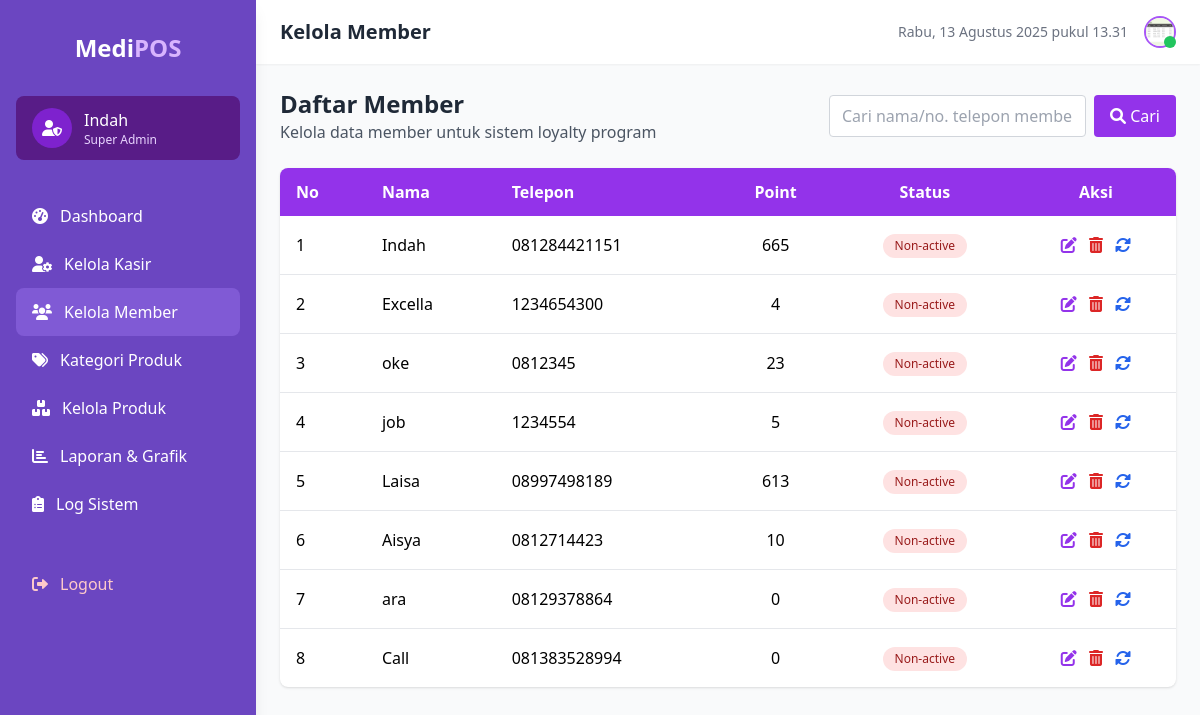
The app's page /admin/manage_member.php (signed in) with its own data.
### tables this page shows
CREATE TABLE `member` (
  `id` int(11) NOT NULL,
  `name` varchar(100) NOT NULL,
  `phone` varchar(20) NOT NULL,
  `point` int(11) NOT NULL DEFAULT 0,
  `status` enum('active','non-active') NOT NULL,
  `last_active` timestamp NOT NULL DEFAULT current_timestamp() ON UPDATE current_timestamp(),
  `inactive_duration` int(11) DEFAULT 30,
  `duration_unit` enum('MINUTE','HOUR','DAY','MONTH') DEFAULT 'DAY'
);

### admin/manage_member.php (the view, shortened to what this page needs)
<?php
include '../service/connection.php';
$email = $_SESSION['email'];
$query = mysqli_query($conn, "SELECT * FROM admin WHERE email = '$email'");
$admin = mysqli_fetch_assoc($query);
$username = $admin['username'];
$image = !empty($admin['image']) ? '../uploads/' . $admin['image'] : 'default.jpg';
$search = isset($_GET['search']) ? trim($_GET['search']) : '';
if ($search !== '') {
    $query = "SELECT * FROM member WHERE name LIKE ? OR phone LIKE ? ORDER BY id ASC";
    $stmt = $conn->prepare($query);
    $search_param = "%$search%";
    $stmt->bind_param("ss", $search_param, $search_param);
    $stmt->execute();
    $result = $stmt->get_result();
    if ($result) {
        $members = $result->fetch_all(MYSQLI_ASSOC);
    } else {
        $members = [];
    }
    $stmt->close();
} else {
    $query = "SELECT * FROM member ORDER BY id ASC";
    $result = mysqli_query($conn, $query);
    if ($result) {
        $members = mysqli_fetch_all($result, MYSQLI_ASSOC);
    } else {
        $members = [];
    }
}
?>
<!DOCTYPE html>
<html lang="en">
<head>
    <script src="https://cdn.tailwindcss.com"></script>
    <link href="https://cdnjs.cloudflare.com/ajax/libs/font-awesome/6.0.0-beta3/css/all.min.css" rel="stylesheet">
</head>
<body class="bg-gray-50">
    <div class="flex h-screen">
        <div class="sidebar w-64 px-4 py-8 shadow-lg fixed h-full">
            <div class="flex items-center justify-center mb-8">
                <h1 class="text-2xl font-bold">
                    <span class="text-white">Medi</span><span class="text-purple-300">POS</span>
                </h1>
            </div>
            <div class="flex items-center px-4 py-3 mb-6 rounded-lg bg-purple-900">
                <div class="w-10 h-10 rounded-full bg-purple-700 flex items-center justify-center">
                    <i class="fas fa-user-shield text-white"></i>
                </div>
                <div class="ml-3">
                    <p class="font-medium text-white"><?= htmlspecialchars($username) ?></p>
                    <p class="text-xs text-purple-200">Super Admin</p>
                </div>
            </div>
            <nav class="mt-8">
                <a href="dashboard.php" class="flex items-center px-4 py-3 rounded-lg hover:bg-purple-800">
                    <i class="fas fa-tachometer-alt mr-3"></i>
                    Dashboard
                </a>
                <a href="manage_admin.php" class="flex items-center px-4 py-3 rounded-lg hover:bg-purple-800">
                    <i class="fas fa-user-cog mr-3"></i>
                    Kelola Kasir
                </a>
                <a href="manage_member.php" class="flex items-center px-4 py-3 rounded-lg nav-active">
                    <i class="fas fa-users mr-3"></i>
                    Kelola Member
                </a>
                <a href="manage_category.php" class="flex items-center px-4 py-3 rounded-lg hover:bg-purple-800">
                    <i class="fas fa-tags mr-3"></i>
                    Kategori Produk
                </a>
                <a href="manage_product.php" class="flex items-center px-4 py-3 rounded-lg hover:bg-purple-800">
                    <i class="fas fa-boxes mr-3"></i>
                    Kelola Produk
                </a>
                <a href="reports.php" class="flex items-center px-4 py-3 rounded-lg hover:bg-purple-800">
                    <i class="fas fa-chart-bar mr-3"></i>
                    Laporan & Grafik
                </a>
                <a href="system_logs.php" class="flex items-center px-4 py-3 rounded-lg hover:bg-purple-800">
                    <i class="fas fa-clipboard-list mr-3"></i>
                    Log Sistem
                </a>
                <a href="../service/logout.php" class="flex items-center px-4 py-3 rounded-lg hover:bg-purple-800 mt-8 text-red-200">
                    <i class="fas fa-sign-out-alt mr-3"></i>
                    Logout
                </a>
            </nav>
        </div>
        <div class="ml-64 flex-1 overflow-y-auto">
            <header class="bg-white shadow-sm">
                <div class="flex justify-between items-center px-6 py-4">
                    <h2 class="text-xl font-semibold text-gray-800">Kelola Member</h2>
                    <div class="flex items-center space-x-4">
                        <span class="text-sm text-gray-500" id="currentDateTime"></span>
                        <div class="relative">
                            <img src="<?= $image ?>"
                                alt="Profile"
                                class="w-8 h-8 rounded-full border-2 border-purple-500">
                            <span class="absolute bottom-0 right-0 w-3 h-3 bg-green-500 rounded-full"></span>
                        </div>
                    </div>
                </div>
            </header>
            <main class="p-6">
                <div class="flex justify-between items-center mb-6">
                    <div>
                        <h2 class="text-2xl font-bold text-gray-800">Daftar Member</h2>
                        <p class="text-gray-600">Kelola data member untuk sistem loyalty program</p>
                    </div>
                    <form method="GET" class="flex gap-2">
                        <input type="text" name="search" value="<?= htmlspecialchars($search ?? '') ?>" placeholder="Cari nama/no. telepon member..." class="form-input px-3 py-2 rounded border border-gray-300 focus:outline-none focus:ring">
                        <button type="submit" class="px-4 py-2 bg-purple-600 text-white rounded hover:bg-purple-700"><i class="fas fa-search"></i> Cari</button>
                    </form>
                </div>
                <div class="bg-white rounded-lg shadow overflow-hidden">
                    <div class="overflow-x-auto">
                        <table class="w-full">
                            <thead class="bg-purple-600 text-white">
                                <tr>
                                    <th class="py-3 px-4 text-left">No</th>
                                    <th class="py-3 px-4 text-left">Nama</th>
                                    <th class="py-3 px-4 text-left">Telepon</th>
                                    <th class="py-3 px-4 text-center">Point</th>
                                    <th class="py-3 px-4 text-center">Status</th>
                                    <th class="py-3 px-4 text-center">Aksi</th>
                                </tr>
                            </thead>
                            <tbody class="divide-y divide-gray-200">
                                <?php if (!empty($members)): ?>
                                    <?php foreach ($members as $index => $member): ?>
                                        <tr class="hover:bg-purple-50">
                                            <td class="py-4 px-4"><?= $index + 1 ?></td>
                                            <td class="py-4 px-4 font-medium"><?= htmlspecialchars($member['name']) ?></td>
                                            <td class="py-4 px-4"><?= htmlspecialchars($member['phone']) ?></td>
                                            <td class="py-4 px-4 text-center"><?= number_format($member['point']) ?></td>
                                            <td class="py-4 px-4 text-center">
                                                <span class="inline-block px-3 py-1 rounded-full text-xs <?= $member['status'] == 'active' ? 'badge-active' : 'badge-inactive' ?>">
                                                    <?= ucfirst($member['status']) ?>
                                                </span>
                                            </td>
                                            <td class="py-4 px-4 text-center space-x-2">
                                                <a href="manage_member.php?edit=<?= $member['id'] ?>" class="inline-block text-purple-600 hover:text-purple-800" title="Edit">
                                                    <i class="fas fa-edit"></i>
                                                </a>
                                                <form action="proses_member.php" method="POST" class="inline" onsubmit="return confirm('Apakah Anda yakin ingin menghapus member ini?')">
                                                    <button type="submit" name="hapus"
                                                        class="text-red-600 hover:text-red-800 <?= $member['status'] == 'active' ? 'opacity-50 cursor-not-allowed' : '' ?>"
                                                        title="Hapus"
                                                        <?= $member['status'] == 'active' ? 'disabled' : '' ?>>
                                                        <i class="fas fa-trash-alt"></i>
                                                    </button>
                                                </form>
                                                <?php if ($member['status'] == 'non-active'): ?>
                                                    <form action="proses_member.php" method="POST" class="inline">
                                                        <button type="submit" name="activate" class="text-blue-600 hover:text-blue-800" title="Aktifkan">
                                                            <i class="fas fa-sync-alt"></i>
                                                        </button>
                                                    </form>
                                                <?php endif; ?>
                                            </td>
                                        </tr>
                                    <?php endforeach; ?>
                                <?php endif; ?>
                            </tbody>
                        </table>
                    </div>
                </div>
            </main>
        </div>
    </div>
</body>
</html>

### admin/manage_member.php (style rules this page uses)
body { font-family: 'Segoe UI', Tahoma, Geneva, Verdana, sans-serif; background-color: #f8fafc; }
.sidebar { background-color: #6b46c1; color: white; }
.nav-active { background-color: #805ad5; }
.badge-inactive { background-color: #fee2e2; color: #991b1b; }

### records on screen
member: name "Indah", phone "081284421151", point "665", status "Non-active"
member: name "Excella", phone "1234654300", point "4", status "Non-active"
member: name "oke", phone "0812345", point "23", status "Non-active"
member: name "job", phone "1234554", point "5", status "Non-active"
member: name "Laisa", phone "08997498189", point "613", status "Non-active"
member: name "Aisya", phone "0812714423", point "10", status "Non-active"
member: name "ara", phone "08129378864", point "0", status "Non-active"
member: name "Call", phone "081383528994", point "0", status "Non-active"

### other values on screen
$username "Indah"
